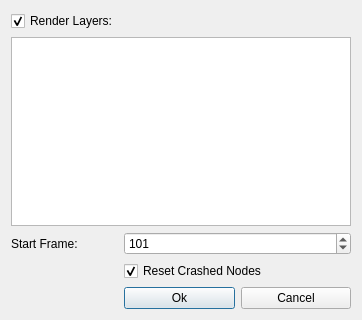
<?xml version="1.0" encoding="UTF-8"?>
<ui version="4.0">
 <class>taskResetDialog</class>
 <widget class="QDialog" name="taskResetDialog">
  <property name="geometry">
   <rect>
    <x>0</x>
    <y>0</y>
    <width>362</width>
    <height>320</height>
   </rect>
  </property>
  <property name="windowTitle">
   <string>Dialog</string>
  </property>
  <layout class="QFormLayout" name="formLayout_2">
   <property name="fieldGrowthPolicy">
    <enum>QFormLayout::AllNonFixedFieldsGrow</enum>
   </property>
   <item row="2" column="0" colspan="2">
    <widget class="QListWidget" name="renderLayerListWidget">
     <property name="editTriggers">
      <set>QAbstractItemView::NoEditTriggers</set>
     </property>
     <property name="showDropIndicator" stdset="0">
      <bool>false</bool>
     </property>
     <property name="selectionMode">
      <enum>QAbstractItemView::ExtendedSelection</enum>
     </property>
     <property name="uniformItemSizes">
      <bool>true</bool>
     </property>
    </widget>
   </item>
   <item row="5" column="1">
    <layout class="QHBoxLayout" name="buttonLayout">
     <item>
      <widget class="QPushButton" name="okButton">
       <property name="text">
        <string>Ok</string>
       </property>
      </widget>
     </item>
     <item>
      <widget class="QPushButton" name="cancelButton">
       <property name="text">
        <string>Cancel</string>
       </property>
      </widget>
     </item>
    </layout>
   </item>
   <item row="3" column="1">
    <widget class="QSpinBox" name="startFrameSpinbox">
     <property name="maximum">
      <number>999999</number>
     </property>
     <property name="value">
      <number>101</number>
     </property>
    </widget>
   </item>
   <item row="3" column="0">
    <widget class="QLabel" name="frameRangeLabel">
     <property name="text">
      <string>Start Frame:</string>
     </property>
    </widget>
   </item>
   <item row="4" column="1">
    <widget class="QCheckBox" name="resetNodeCheckbox">
     <property name="text">
      <string>Reset Crashed Nodes</string>
     </property>
     <property name="checked">
      <bool>true</bool>
     </property>
    </widget>
   </item>
   <item row="1" column="0">
    <widget class="QCheckBox" name="renderLayersCheckbox">
     <property name="text">
      <string>Render Layers:</string>
     </property>
     <property name="checked">
      <bool>true</bool>
     </property>
    </widget>
   </item>
  </layout>
 </widget>
 <resources/>
 <connections/>
</ui>
